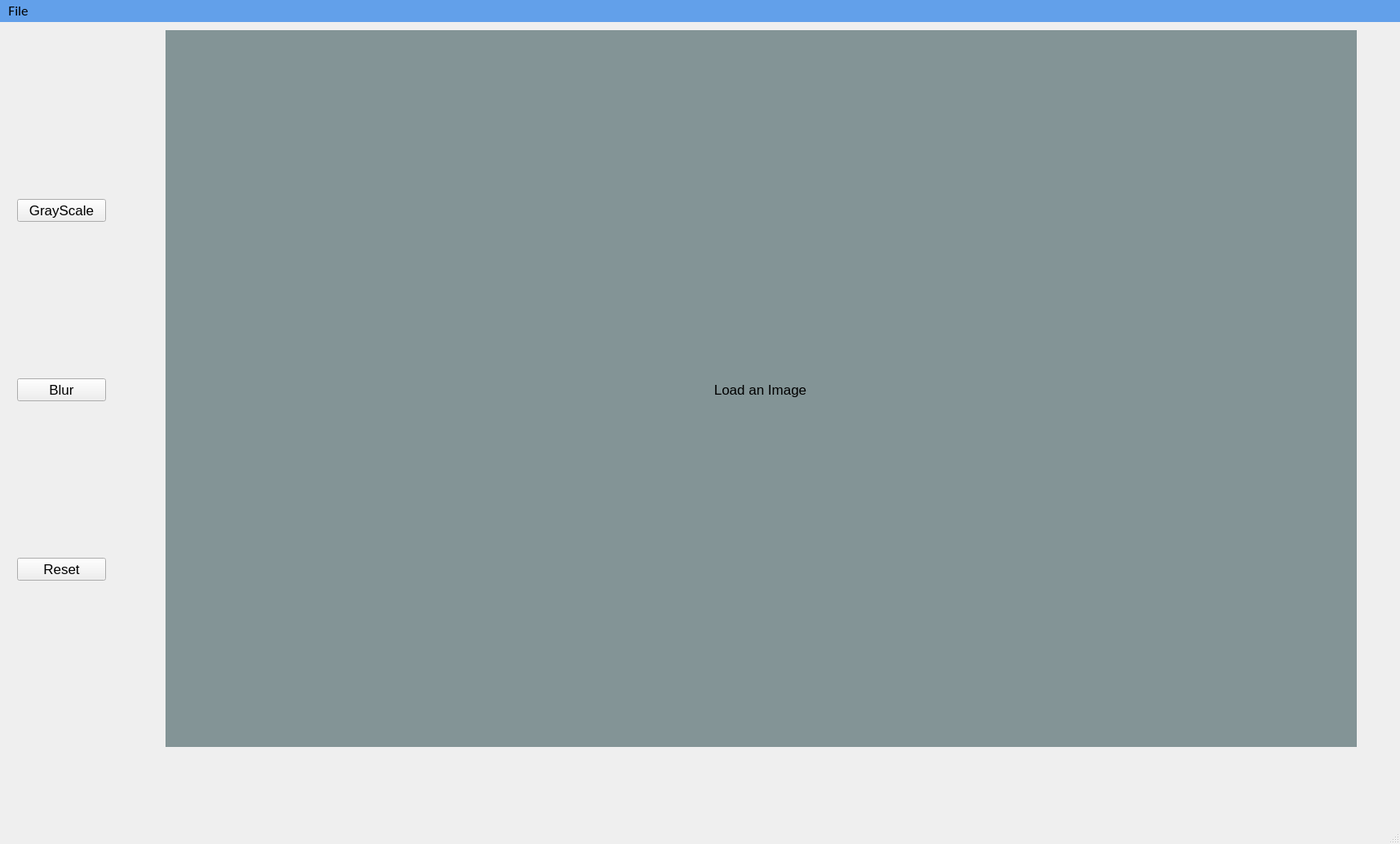
<?xml version="1.0" encoding="UTF-8"?>
<ui version="4.0">
 <class>MainWindow</class>
 <widget class="QMainWindow" name="MainWindow">
  <property name="geometry">
   <rect>
    <x>0</x>
    <y>0</y>
    <width>1717</width>
    <height>1035</height>
   </rect>
  </property>
  <property name="sizePolicy">
   <sizepolicy hsizetype="Ignored" vsizetype="Ignored">
    <horstretch>0</horstretch>
    <verstretch>0</verstretch>
   </sizepolicy>
  </property>
  <property name="font">
   <font>
    <pointsize>13</pointsize>
   </font>
  </property>
  <property name="windowTitle">
   <string>MainWindow</string>
  </property>
  <widget class="QWidget" name="centralwidget">
   <property name="sizePolicy">
    <sizepolicy hsizetype="Maximum" vsizetype="Maximum">
     <horstretch>0</horstretch>
     <verstretch>0</verstretch>
    </sizepolicy>
   </property>
   <widget class="QWidget" name="wgtSidebar" native="true">
    <property name="geometry">
     <rect>
      <x>10</x>
      <y>10</y>
      <width>150</width>
      <height>880</height>
     </rect>
    </property>
    <property name="sizePolicy">
     <sizepolicy hsizetype="Minimum" vsizetype="Ignored">
      <horstretch>0</horstretch>
      <verstretch>0</verstretch>
     </sizepolicy>
    </property>
    <widget class="QWidget" name="layoutWidget">
     <property name="geometry">
      <rect>
       <x>11</x>
       <y>21</y>
       <width>109</width>
       <height>841</height>
      </rect>
     </property>
     <layout class="QVBoxLayout" name="verticalLayout">
      <item>
       <widget class="QPushButton" name="pbGrayScale">
        <property name="text">
         <string>GrayScale</string>
        </property>
       </widget>
      </item>
      <item>
       <widget class="QPushButton" name="pbBlur">
        <property name="text">
         <string>Blur</string>
        </property>
       </widget>
      </item>
      <item>
       <widget class="QPushButton" name="pbReset">
        <property name="text">
         <string>Reset</string>
        </property>
       </widget>
      </item>
     </layout>
    </widget>
   </widget>
   <widget class="QWidget" name="wgtMain" native="true">
    <property name="geometry">
     <rect>
      <x>203</x>
      <y>10</y>
      <width>1461</width>
      <height>879</height>
     </rect>
    </property>
    <property name="sizePolicy">
     <sizepolicy hsizetype="Ignored" vsizetype="Ignored">
      <horstretch>0</horstretch>
      <verstretch>0</verstretch>
     </sizepolicy>
    </property>
    <property name="styleSheet">
     <string notr="true">background-color: rgb(131, 148, 150);
</string>
    </property>
    <widget class="QLabel" name="lblmage">
     <property name="geometry">
      <rect>
       <x>9</x>
       <y>15</y>
       <width>1441</width>
       <height>851</height>
      </rect>
     </property>
     <property name="sizePolicy">
      <sizepolicy hsizetype="MinimumExpanding" vsizetype="Minimum">
       <horstretch>0</horstretch>
       <verstretch>0</verstretch>
      </sizepolicy>
     </property>
     <property name="minimumSize">
      <size>
       <width>400</width>
       <height>300</height>
      </size>
     </property>
     <property name="text">
      <string>Load an Image</string>
     </property>
     <property name="alignment">
      <set>Qt::AlignmentFlag::AlignCenter</set>
     </property>
     <property name="margin">
      <number>5</number>
     </property>
    </widget>
   </widget>
  </widget>
  <widget class="QMenuBar" name="menubar">
   <property name="geometry">
    <rect>
     <x>0</x>
     <y>0</y>
     <width>1717</width>
     <height>28</height>
    </rect>
   </property>
   <property name="font">
    <font>
     <family>Calibri</family>
     <pointsize>13</pointsize>
    </font>
   </property>
   <property name="styleSheet">
    <string notr="true">background-color: rgb(98, 160, 234);
selection-background-color: rgb(255, 163, 72);</string>
   </property>
   <widget class="QMenu" name="menuFile">
    <property name="font">
     <font>
      <family>Calibri</family>
      <pointsize>13</pointsize>
     </font>
    </property>
    <property name="title">
     <string>File</string>
    </property>
    <addaction name="actOpenImage"/>
    <addaction name="separator"/>
    <addaction name="actExit"/>
   </widget>
   <addaction name="menuFile"/>
  </widget>
  <widget class="QStatusBar" name="statusbar"/>
  <action name="actOpenImage">
   <property name="text">
    <string>Open Image</string>
   </property>
  </action>
  <action name="actExit">
   <property name="text">
    <string>Exit</string>
   </property>
  </action>
 </widget>
 <resources/>
 <connections/>
</ui>
